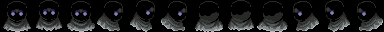

This is a level from a 2D game, rendered from its Tiled map with the project's own tilesets. A one-line summary and the map file follow, with tile-layer data summarised:
An orthogonal 12x1 tile map with 32x32 px tiles, 1 tile layer (sprite).

<map version="1.0" orientation="orthogonal" width="12" height="1" tilewidth="32" tileheight="32">
 <tileset firstgid="1" name="monsters-32x32" tilewidth="32" tileheight="32">
  <image source="monsters-32x32.png" width="384" height="256" />
 </tileset>
 <layer name="sprite" width="12" height="1">
  <data>[12 cells, 12 non-empty, 12 distinct tile ids]</data>
 </layer>
</map>
